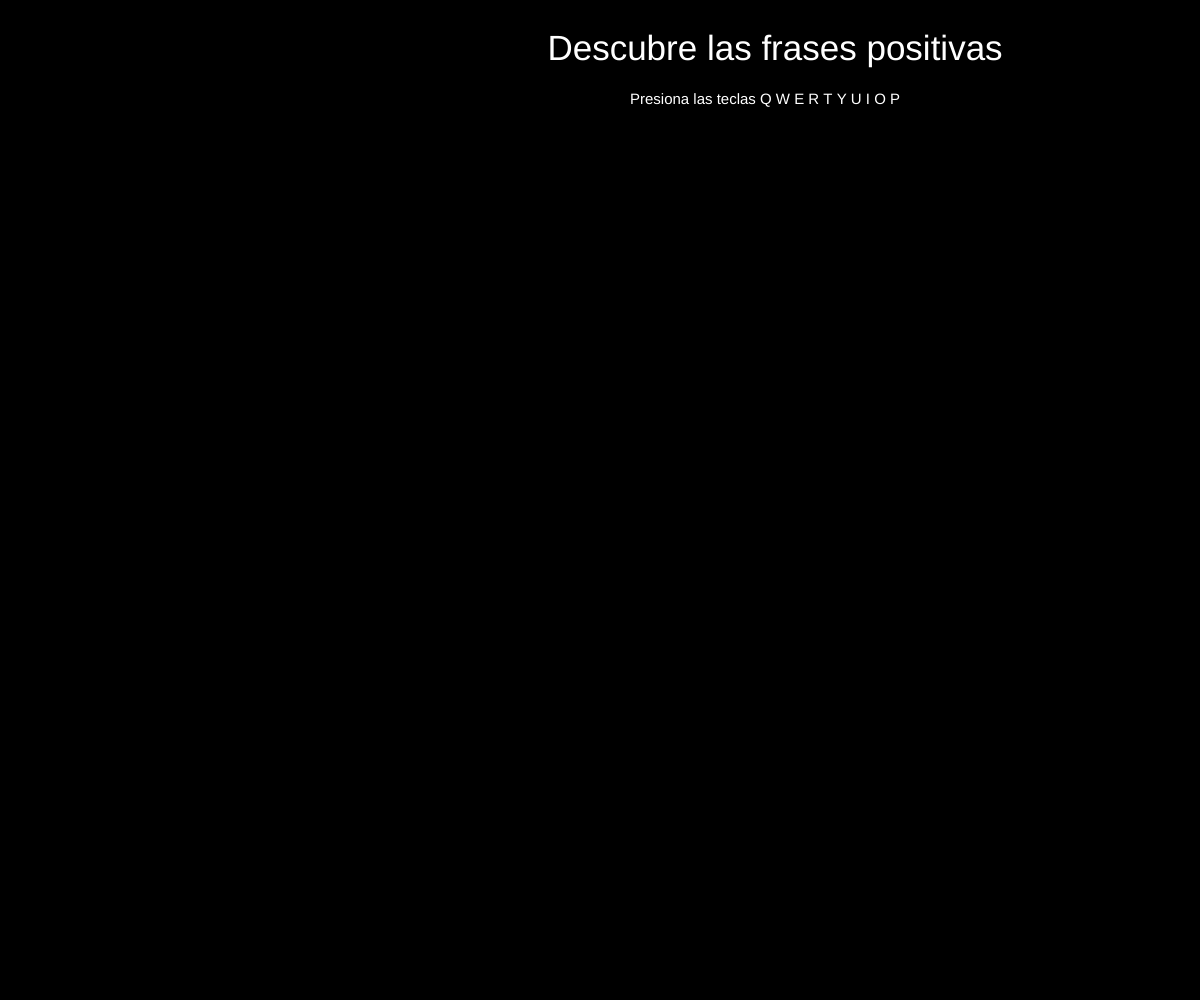
Frame 1 (no input)
Frame 60 (no input): identical to frame 1, image omitted
Frame 120 (the mouse pressed at the canvas centre since frame 60): identical to frame 1, image omitted

The p5.js sketch that drew this single still picture (run headless with seeded random() and noise() and a simulated clock; from frame 60 on, the mouse is pressed at the canvas centre):

// p5.js sketch
// ── sketch.js
function setup() {
  createCanvas(windowWidth, windowHeight);
}
let titulo1="Descubre las frases positivas"
let titulo2="Presiona las teclas Q W E R T Y U I O P"
let frase1=" "
let frase2=" "
let frase3=" "
let frase4=" "
let frase5=" "
let frase6=" "
let frase7=" "
let frase8=" "
let frase9=" "
let frase10=" "
//Fondo de la frase
let cuadro1= false;
let cuadro2= false;
let cuadro3= false;
let cuadro4= false;
let cuadro5= false;
let cuadro6= false;
let cuadro7= false;
let cuadro8= false;
let cuadro9= false;
let cuadro10= false;
//
let estado = 0;
//
function draw() {
  background(0)
  textSize (35)
  noStroke()
  fill (255)
  textAlign (CENTER,CENTER)
  text (titulo1, 775, 50)
//
 textSize (15)
  text (titulo2, 765, 100)
 //1 
if (cuadro1) {
    fill(255,255,0);
    rect(1100, 150, 300, 80);
}
textSize (25)
fill(0);
text(frase1, 1250, 190);
//2
if (cuadro2) {
  fill(76, 201, 240);
  rect(100, 550, 300, 100);
}
fill(0);
text(frase2, 250, 600);
//3
if (cuadro3) {
    fill(58, 90, 64);
    rect(175, 130, 250, 30);
}
textSize (15)
fill(173, 181, 189);
text(frase3, 300, 145);
//4
if (cuadro4) {
    fill(102, 7, 8);
    rect(720, 600, 300, 30);
}

fill(173, 181, 189);
text(frase4, 870, 615);
//5
if (cuadro5) {
    fill(255, 198, 255);
    rect(1200, 500, 300, 100);
}
textSize (25)
fill(0);
text(frase5, 1345, 550);
//6
if (cuadro6) {
    fill(202, 255, 191);
    rect(600, 300, 300, 80);
}
textSize (25)
fill(0);
text(frase6, 750, 345);
//7
if (cuadro7) {
    fill(115, 75, 94);
    rect(1065, 350, 300, 30);
}
textSize (15)
fill(173, 181, 189);
text(frase7, 1215, 365);
//8
if (cuadro8) {
    fill(128, 91, 16);
    rect(300, 450, 300, 35);
}
fill(173, 181, 189);
text(frase8, 450, 470);
//9
if (cuadro9) {
    fill(2, 62, 125);
    rect(550, 175, 300, 30);
}
fill(173, 181, 189);
text(frase9, 695, 190);
//10
if (cuadro10) {
    fill(248, 173, 157);
    rect(75, 275, 300, 100);
}
textSize (25)
fill(0); 
text(frase10,225, 325);
}
function keyPressed() {
  if(key ==='q'){
  frase1="Sigue jugando"
  cuadro1= true;
  }
  if(key ==='w'){
  frase2="Lo estás logrando"
  cuadro2= true;
  }
  if(key ==='e'){
  frase3="Tanto esfuerzo…para que"
  cuadro3= true;
  }
  if(key ==='r'){
  frase4="Tú no estás hecho para esto"
  cuadro4= true;
  }
  if(key ==='t'){
  frase5="Confía en tu trabajo"
  cuadro5= true;
  }
  if(key ==='y'){
  frase6="Se nota tu esfuerzo"
  cuadro6= true;
  }
  if(key ==='u'){
  frase7="Tu esfuerzo no se nota"
  cuadro7= true;
  }
  if(key ==='i'){
  frase8="Tú no eres para esto"
  cuadro8= true;
  }
  if(key ==='o'){
  frase9="Eres de los que sólo están ahí"
  cuadro9= true;
  }
  if(key ==='p'){
  frase10="Sigue firme."
  cuadro10= true;
  }
if (key ==='a'){
    estado = 0;

    frase1 = " "
    cuadro1 = false;

    frase2 = " "
    cuadro2 = false;

    frase3 = " "
    cuadro3 = false;

    frase4 = " "
    cuadro4 = false;

    frase5 = " "
    cuadro5 = false;

    frase6 = " "
    cuadro6 = false;

    frase7 = " "
    cuadro7 = false;

    frase8 = " "
    cuadro8 = false;

    frase9 = " "
    cuadro9 = false;

    frase10 = " "
    cuadro10 = false;
}
}
